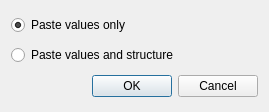
<ui version="4.0" >
 <class>STPasteDialog</class>
 <widget class="QDialog" name="STPasteDialog" >
  <property name="geometry" >
   <rect>
    <x>0</x>
    <y>0</y>
    <width>269</width>
    <height>112</height>
   </rect>
  </property>
  <property name="windowTitle" >
   <string>Paste Node</string>
  </property>
  <layout class="QVBoxLayout" >
   <item>
    <widget class="QRadioButton" name="values_button" >
     <property name="text" >
      <string>Paste values only</string>
     </property>
     <property name="checked" >
      <bool>true</bool>
     </property>
    </widget>
   </item>
   <item>
    <widget class="QRadioButton" name="structure_button" >
     <property name="text" >
      <string>Paste values and structure</string>
     </property>
    </widget>
   </item>
   <item>
    <widget class="QDialogButtonBox" name="buttonBox" >
     <property name="orientation" >
      <enum>Qt::Horizontal</enum>
     </property>
     <property name="standardButtons" >
      <set>QDialogButtonBox::Cancel|QDialogButtonBox::NoButton|QDialogButtonBox::Ok</set>
     </property>
    </widget>
   </item>
  </layout>
 </widget>
 <resources/>
 <connections>
  <connection>
   <sender>buttonBox</sender>
   <signal>accepted()</signal>
   <receiver>STPasteDialog</receiver>
   <slot>accept()</slot>
   <hints>
    <hint type="sourcelabel" >
     <x>248</x>
     <y>254</y>
    </hint>
    <hint type="destinationlabel" >
     <x>157</x>
     <y>274</y>
    </hint>
   </hints>
  </connection>
  <connection>
   <sender>buttonBox</sender>
   <signal>rejected()</signal>
   <receiver>STPasteDialog</receiver>
   <slot>reject()</slot>
   <hints>
    <hint type="sourcelabel" >
     <x>316</x>
     <y>260</y>
    </hint>
    <hint type="destinationlabel" >
     <x>286</x>
     <y>274</y>
    </hint>
   </hints>
  </connection>
 </connections>
</ui>
